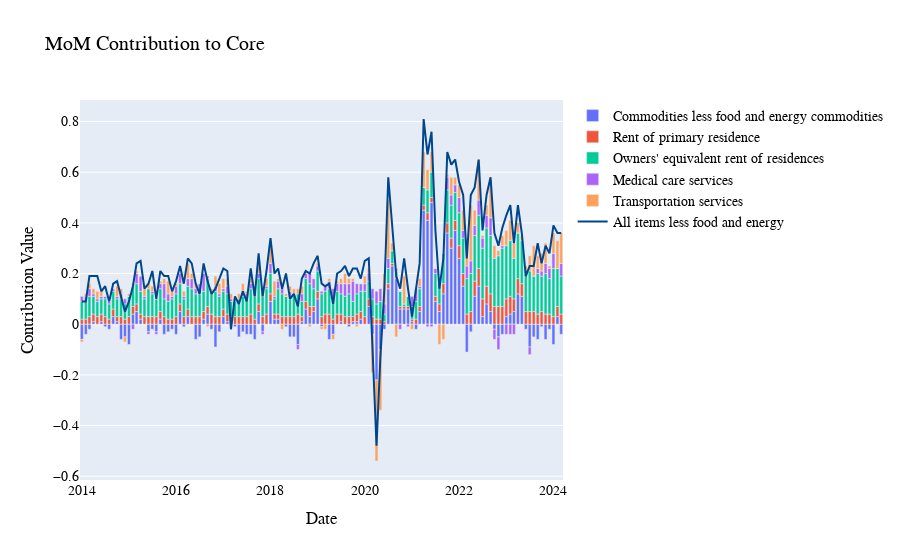

Notebook code for this chart:
### Code cell
fig_core_contr = go.Figure()
for col in ['Commodities less food and energy commodities', 'Rent of primary residence',
       'Owners\' equivalent rent of residences', 'Medical care services', 'Transportation services']:
    fig_core_contr.add_trace(go.Bar(
        x=contri_to_core.index,
        y=contri_to_core[col],
        name=col
    ))

fig_core_contr.add_trace(go.Scatter(        
    x=contri_to_core.index,
    y=contri_to_core['All items less food and energy'],
    name='All items less food and energy',
    mode='lines',
    line=dict(color='rgb(0, 70, 140)')
))


fig_core_contr.update_layout(
    barmode='relative',
    title='MoM Contribution to Core',
    xaxis_title='Date',
    yaxis_title='Contribution Value',
    font=dict(
    family="Times New Roman", 
    size=14,                   
    color="black"             
)
)

fig_core_contr.show()
